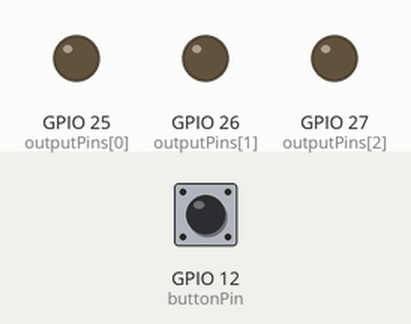
The sketch below on a simulated ESP32. On the bench: output pins drawn as LEDs (lit = HIGH). The inputs (shaded band) are chosen by the test bench; at power-on: GPIO 12 (buttonPin) HIGH.

Above: at 1.2 s.
1.3 s: GPIO 12 (buttonPin) pulled LOW for 0.15 s
At 1.8 s:
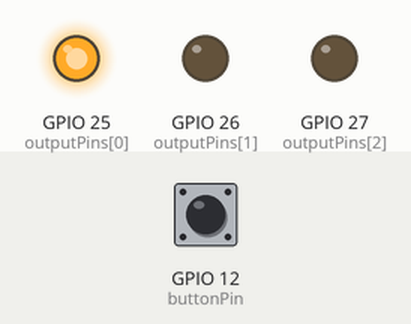
2.9 s: GPIO 12 (buttonPin) pulled LOW for 1 s
At 4.2 s:
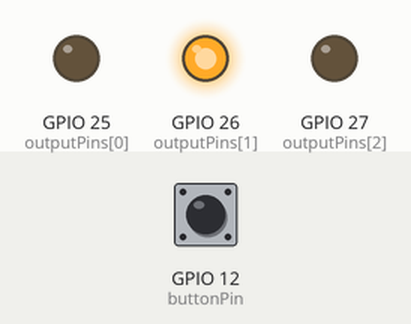
5.4 s: GPIO 12 (buttonPin) pulled LOW for 0.15 s
At 6.1 s:
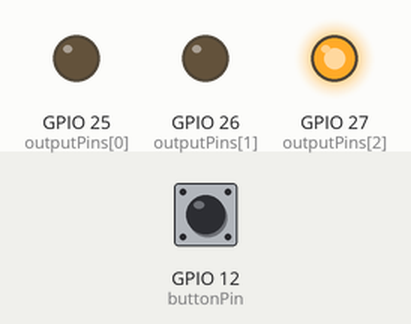
7.0 s: GPIO 12 (buttonPin) pulled LOW for 3.2 s
At 7.3 s:
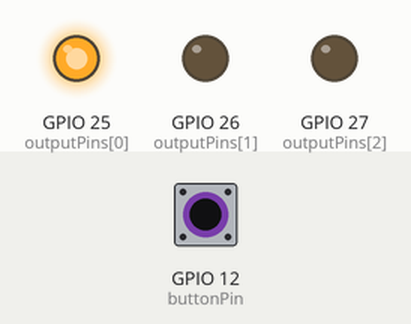
Timing chart, 0 to 10.0 s (numbered marks = the images above; inputs shaded):
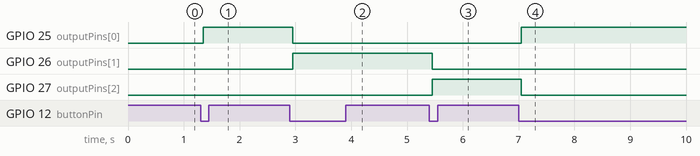

The sketch:

latchingSwitch_v2.ino
```cpp
/*
  Latching switch que, a cada pulso de botão, alterna entre três saídas (GPIOs 25, 26 e 27)
  em sequência, ligando uma e desligando a anterior.
  Foi utilizado uma array outputPins para armazenar as três GPIOs de saída.
  O interruptor de latching alterna entre essas saídas em sequência a cada pulso do botão.
*/

const int buttonPin = 12;
const int outputPins[] = {25, 26, 27};
int currentOutput = 0;
int buttonState = 0;
int lastButtonState = HIGH;
unsigned long lastDebounceTime = 0;
unsigned long debounceDelay = 50;
bool outputState[] = {false, false, false};

void setup() {
  for (int i = 0; i < 3; i++) {
    pinMode(outputPins[i], OUTPUT);
  }
  pinMode(buttonPin, INPUT_PULLUP);
}

void loop() {
  int reading = digitalRead(buttonPin);

  if (reading != lastButtonState) {
    lastDebounceTime = millis();
  }

  if ((millis() - lastDebounceTime) > debounceDelay) {
    if (reading != buttonState) {
      buttonState = reading;

      if (buttonState == LOW) {
        // Se o botão está pressionado, alterna a saída
        outputState[currentOutput] = !outputState[currentOutput];
        digitalWrite(outputPins[currentOutput], outputState[currentOutput]);

        // Desliga a saída anterior
        int previousOutput = (currentOutput + 2) % 3;
        outputState[previousOutput] = false;
        digitalWrite(outputPins[previousOutput], outputState[previousOutput]);

        // Atualiza a saída atual para a próxima
        currentOutput = (currentOutput + 1) % 3;
      }
    }
  }

  lastButtonState = reading;
}
```

Measured:
- after the input at 1.3 s, GPIO 25 (outputPins[0]): LOW → HIGH after 0.05 s
- after the input at 2.9 s, GPIO 25 (outputPins[0]): HIGH → LOW after 0.05 s; GPIO 26 (outputPins[1]): LOW → HIGH after 0.05 s
- after the input at 5.4 s, GPIO 26 (outputPins[1]): HIGH → LOW after 0.05 s; GPIO 27 (outputPins[2]): LOW → HIGH after 0.05 s
- after the input at 7.0 s, GPIO 25 (outputPins[0]): LOW → HIGH after 0.05 s; GPIO 27 (outputPins[2]): HIGH → LOW after 0.05 s
